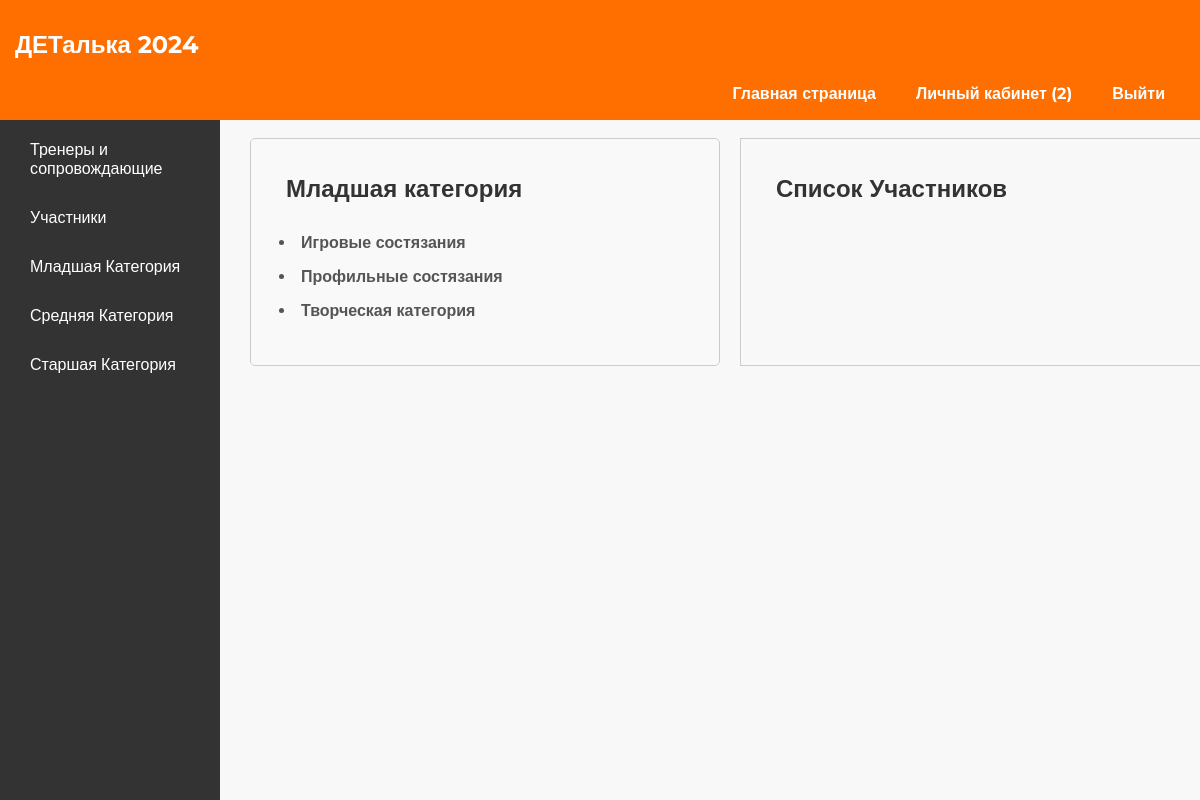
The app's page /dashboard/c/1/ (signed in) with its own data.
### accounts/models.py (models this page shows, shortened)
class Institution(AbstractUser):
    email = models.EmailField(unique=True)
    name = models.CharField(max_length=100)
    address = models.CharField(max_length=100)
    city = models.CharField(max_length=50)
    region = models.CharField(max_length=50, default="")
    country = models.CharField(max_length=50)
    postcode = models.CharField(max_length=100)
    groups = models.ManyToManyField(Group)
    USERNAME_FIELD = 'email'
    REQUIRED_FIELDS = ['name', 'address', 'city', 'region', 'country', 'postcode']
    objects = CustomUserManager()

class AgeCategory(models.Model):
    name = models.CharField(max_length=50)
    min_age = models.IntegerField()
    max_age = models.IntegerField()

class GameCategory(models.Model):
    name = models.CharField(max_length=50)
    age_category = models.ForeignKey(AgeCategory, on_delete=models.CASCADE)

### accounts/views.py (the view, shortened to what this page needs)
# urls.py: path('dashboard/c/<int:age_category_id>/', views.categories, name='categories'),
def categories(request, age_category_id):
    institution = request.user
    age_category = AgeCategory.objects.get(id=age_category_id)
    game_categories = age_category.gamecategory_set.all()
    students = Student.objects.filter(institution=institution)
    teachers = Teacher.objects.filter(institution=institution)
    teams = Team.objects.filter(institution=institution)
    context = {
        'age_category': age_category,
        'age_category_id': age_category_id,
        'game_categories': game_categories,
        'students': students,
        'teachers': teachers,
        'teams': teams,
    }
    return render(request, 'dashboard/elem.html', context)

### templates/dashboard/elem.html (shortened to what this page needs)
{% extends 'dashboard/dashboard.html' %}
{% block embedded_page_content %}
    <div class="grid-container">
        <div class="form-container" style="max-width: 100%">
            <h2>{{ age_category.name }}</h2>
            <ul>
                {% for game_category in age_category.gamecategory_set.all %}
                    <li class="game-category-toggle">{{ game_category.name }}</li>
                {% endfor %}
            </ul>
        </div>
        <div class="list-container" style="max-width: 100%">
            <h2>Список Участников</h2>
        </div>
    </div>
{% endblock %}

### templates/base.html (shortened to what this page needs)
<!DOCTYPE html>
<html lang="ru">
<head>
    <link rel="stylesheet" type="text/css" href="../static/styles.css"/>
    <link href="https://cdn.jsdelivr.net/npm/select2@4.0.13/dist/css/select2.min.css" rel="stylesheet"/>
</head>
<body>
<header>
    <nav class="navbar">
        <h1>ДЕТалька 2024</h1>
        <ul class="navbar-list">
            {% if user.is_authenticated %}
                <li class="navbar-item"><a href="{% url 'main' %}">Главная страница</a></li>
                <li class="navbar-item"><a href="{% url 'dashboard' %}">Личный кабинет ({{ user.username }})</a></li>
                <li class="navbar-item"><a href="{% url 'logout' %}">Выйти</a></li>
            {% endif %}
        </ul>
    </nav>
</header>
<main>
    {% block content %}
    {% endblock %}
</main>
</body>
</html>

### static/styles.css (style rules this page uses)
body, h1, h2, h3, p, ul, li { font-family: 'Montserrat', sans-serif; }
h1, h2, h3, p, ul, li { margin: 10px; padding: 5px; }
h2, h3 { color: #333; }
body { font-family: 'Montserrat', sans-serif; background-color: #f8f8f8; }
.navbar { background-color: #ff6f00; color: #fff; padding: 15px 0; position: fixed; top: 0; left: 0; width: 100%; height: 90px; }
.navbar-list { list-style: none; display: flex; justify-content: right; }
.navbar-item { margin: 0 15px; }
.navbar-item a { text-decoration: none; color: #fff; font-weight: bold; }
.form-container { background-color: #f9f9f9; padding: 20px; border-radius: 5px; }
.grid-container { display: grid; grid-template-columns: 1fr 1fr; gap: 20px; }
.form-container, .list-container { border: 1px solid #ccc; padding: 20px; }
.game-category-toggle { cursor: pointer; font-weight: bold; margin-top: 5px; margin-bottom: 5px; font-size: 16px; color: #555; }

### records on screen
Institution: username "2"
AgeCategory: name "Младшая категория"
GameCategory: name "Игровые состязания"
GameCategory: name "Профильные состязания"
GameCategory: name "Творческая категория"
